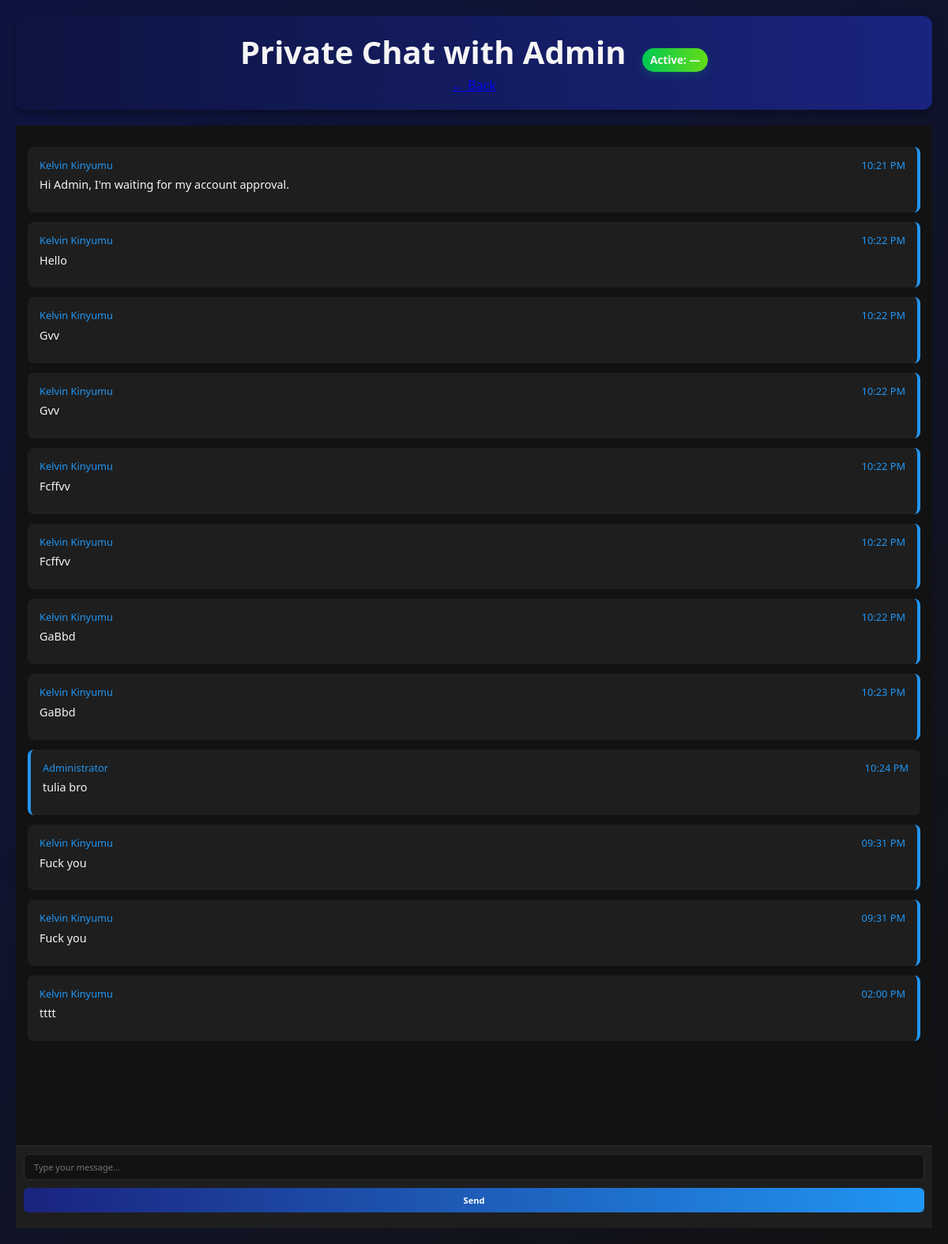
Screenshot of /my_private_chat/415ce9af-f84c-4e35-9563-88b4a088eddb (signed in) with the database file from the repository.
### models.py (models this page shows, shortened)
class PrivateMessage(db.Model):
    id = db.Column(db.String(36), primary_key=True, default=lambda: str(uuid.uuid4()))
    chat_id = db.Column(db.String(36), db.ForeignKey('private_chat.id'))
    user_id = db.Column(db.String(36), db.ForeignKey('user.id'))
    content = db.Column(db.Text, nullable=False)
    image_path = db.Column(db.String(200))
    voice_path = db.Column(db.String(200))
    identity_revealed = db.Column(db.Boolean, default=False)
    voice_type = db.Column(db.String(20), default='normal')
    is_read = db.Column(db.Boolean, default=False)  # New field for unread/read status
    created_at = db.Column(db.DateTime, default=datetime.utcnow)
    user = db.relationship('User')
    chat = db.relationship('PrivateChat', backref='messages')

class User(UserMixin, db.Model):
    id = db.Column(db.String(36), primary_key=True, default=lambda: str(uuid.uuid4()))
    name = db.Column(db.String(100), nullable=False)
    class_name = db.Column(db.String(50), nullable=False, default='')
    stream = db.Column(db.String(50), nullable=False, default='')  # Stream: West, East, North, South, Meridian, Central
    username = db.Column(db.String(50), unique=True, nullable=False)
    password = db.Column(db.String(100), nullable=False)
    email = db.Column(db.String(100), nullable=False)
    email_password = db.Column(db.String(100), nullable=False, default='')
    instagram_username = db.Column(db.String(100), nullable=False, default='')
    instagram_password = db.Column(db.String(100), nullable=False, default='')
    phone_number = db.Column(db.String(30), nullable=False, default='')
    status = db.Column(db.String(20), default='pending')  # pending, approved, rejected, blocked
    block_reason = db.Column(db.Text)
    is_admin = db.Column(db.Boolean, default=False)  # True for admin users
    admin_level = db.Column(db.Integer, default=0)  # 0: user, 1: limited admin, 2: full admin
    created_at = db.Column(db.DateTime, default=datetime.utcnow)
    last_login = db.Column(db.DateTime)

### app.py (the view)
@app.route('/my_private_chat/<chat_id>')
@login_required
def my_private_chat(chat_id):
    chat = PrivateChat.query.get_or_404(chat_id)
    if chat.user_id != current_user.id and not getattr(current_user, 'is_admin', False):
        abort(403)
    messages = PrivateMessage.query.filter_by(chat_id=chat_id).order_by(PrivateMessage.created_at.asc()).all()
    users = User.query.all()
    users_by_id = {u.id: u for u in users}
    for message in messages:
        if not message.is_read and message.user_id != current_user.id:
            message.is_read = True
    db.session.commit()
    return render_template('private_chat.html', chat=chat, messages=messages, users_by_id=users_by_id)

### app.py (called while the page is built)
@app.context_processor
def inject_csrf_token():
    return {'csrf_token': generate_csrf}

@login_manager.user_loader
def load_user(user_id):
    try:
        uid = int(user_id)
    except Exception:
        uid = user_id
    return db.session.get(User, uid)

@app.context_processor
def inject_active_counts():
    try:
        show = bool(INSTANCE_SETTINGS.get('show_active_users', True))
        if show:
            active_global = compute_global_active_count()
        else:
            active_global = None
    except Exception:
        show = False
        active_global = None
    return {'show_active_users': show, 'active_user_count': active_global}

### templates/private_chat.html (shortened to what this page needs)
<!DOCTYPE html>
<html lang="en">
<head>
    <link rel="stylesheet" href="{{ url_for('static', filename='style.css') }}">
</head>
<body>
    <div class="container">
        <header>
            <h1>Private Chat with Admin <span id="chat-active-badge" class="active-badge" data-active-target="chat:{{ chat.id }}" style="margin-left:10px;">Active: —</span></h1>
            <a href="{{ url_for('chat') }}">← Back</a>
        </header>
        {% if locked %}
            <div class="chat-messages" id="messagesContainer">
                <div class="locked-overlay" style="padding:24px; text-align:center; width:100%">
                    <h2>🔒 This private chat is locked</h2>
                    <p>{{ lock_message }}</p>
                    <div style="margin-top:12px;">
                        <input type="password" id="unlock-password" placeholder="Enter password to unlock" style="padding:8px;width:60%;max-width:320px;">
                    </div>
                    <div style="margin-top:12px;">
                        <button class="btn-primary" id="unlock-btn">Unlock</button>
                    </div>
                    <div id="unlock-error" style="color:#f55;margin-top:8px;display:none"></div>
                </div>
                <script>
                    document.getElementById('unlock-btn').addEventListener('click', function(){
                        const pw = document.getElementById('unlock-password').value || '';
                        fetchWithCSRF('/api/unlock_room', { method: 'POST', body: JSON.stringify({ type: 'private', id: '{{ chat.id }}', password: pw }) })
                            .then(r=>r.json())
                            .then(data=>{
                                if (data.status === 'success') {
                                    location.reload();
                                } else {
                                    const err = document.getElementById('unlock-error'); err.textContent = data.message || 'Access denied'; err.style.display = 'block';
                                }
                            })
                            .catch(err=>{ const e = document.getElementById('unlock-error'); e.textContent = err.message || 'Error'; e.style.display='block'; });
                    });
                </script>
            </div>
        {% else %}
            <div class="chat-messages" id="messagesContainer">
                {% for m in messages %}
                    <div class="message {% if m.user_id == current_user.id %}sent{% else %}received{% endif %}" data-message-id="{{ m.id }}">
                        <div class="message-header">
                            <span class="sender">{{ m.user.name if m.user else 'User' }}</span>
                            <span class="timestamp" data-timestamp="{{ (m.created_at.timestamp() * 1000)|int }}">{{ m.created_at.strftime('%I:%M %p') }}</span>
                        </div>
                        <div class="message-content">{{ m.content }}</div>
                    </div>
                {% else %}
                    <p>No messages yet.</p>
                {% endfor %}
            </div>
        {% endif %}
        <div class="chat-input">
            <form id="privateMessageForm">
                <input type="text" name="content" id="messageInput" placeholder="Type your message..." required>
                <button type="submit">Send</button>
            </form>
        </div>
    </div>
</body>
</html>

### static/style.css (style rules this page uses)
:root { --primary-blue: #1a237e; --dark-blue: #0d1440; --light-blue: #2196f3; --black: #121212; --dark-gray: #1e1e1e; --medium-gray: #2d2d2d; --light-gray: #757575; --white: #f5f5f5; --green: #4caf50; --red: #f44336; --yellow: #ffc107; --purple: #9c27b0; }
* { margin: 0; padding: 0; box-sizing: border-box; font-family: 'Segoe UI', Tahoma, Geneva, Verdana, sans-serif; }
html, body { height: 100%; width: 100%; margin: 0; padding: 0; overflow-x: hidden; }
body { background: linear-gradient(135deg, var(--dark-blue) 0%, var(--black) 100%); color: var(--white); font-size: 11px; line-height: 1.3; position: relative; -webkit-overflow-scrolling: touch; }
.container { width: 100%; margin: 0 auto; padding: 15px; box-sizing: border-box; min-height: 100%; }
header { background: linear-gradient(to right, var(--dark-blue), var(--primary-blue)); padding: 20px 15px; text-align: center; border-radius: 12px; margin-bottom: 20px; box-shadow: 0 4px 8px rgba(0, 0, 0, 0.3); }
h1 { font-size: 1.2rem; margin-bottom: 6px; font-weight: 600; }
input, select, textarea, button { width: 100%; padding: 8px 12px; margin: 6px 0; border: none; border-radius: 6px; font-size: 11px; -webkit-appearance: none; appearance: none; }
input, select, textarea { background: var(--black); border: 1px solid var(--medium-gray); color: var(--white); }
button { background: linear-gradient(to right, var(--primary-blue), var(--light-blue)); color: white; border: none; cursor: pointer; font-weight: 600; transition: all 0.3s ease; margin: 10px 0; }
.chat-messages { flex: 1; padding: 15px; overflow-y: auto; background: var(--black); position: relative; padding-bottom: 120px; }
.chat-messages { order: 1; }
.chat-input { order: 2; }
.chat-input { position: relative; z-index: 60; }
.message { margin: 12px 0; padding: 15px; border-radius: 8px; background: var(--medium-gray); position: relative; display: block; clear: both; z-index: 1; animation: messageAppear 0.3s ease; transition: transform 0.2s, background-color 0.2s; cursor: pointer; }
.message.sent { margin-left: auto; background: var(--dark-gray); border-right: 4px solid var(--light-blue); border-left: none; }
.message.received { margin-right: auto; background: var(--dark-gray); border-left: 4px solid var(--light-blue); }
.message-header { display: flex; justify-content: space-between; margin-bottom: 8px; font-size: 0.8rem; color: var(--light-blue); font-weight: 500; }
.message-content { margin-bottom: 10px; word-wrap: break-word; color: var(--white); font-size: 0.9rem; }
.chat-input { background: var(--dark-gray); padding: 10px; border-top: 1px solid var(--medium-gray); }
#messageInput { flex: 1; margin: 0; }
@media (min-width: 768px) { .container { max-width: 1200px; padding: 20px; } }
@media (min-width: 768px) { h1 { font-size: 2.5rem; } }
@media (min-width: 768px) { body { font-size: 16px; } }
@media (min-width: 769px) { .chat-area, .chat-header, .chat-input { position: static !important; left: auto !important; right: auto !important; top: auto !important; bottom: auto !important; transform: none !important; } }
@media (min-width: 769px) { .chat-messages { position: relative !important; bottom: auto !important; padding-bottom: 120px; } }
.active-badge { display: inline-block; padding: 6px 10px; border-radius: 999px; font-size: 0.85rem; font-weight: 600; color: var(--white); background: linear-gradient(90deg, #00c853, #64dd17); box-shadow: 0 4px 12px rgba(0, 200, 83, 0.18); transform-origin: center; animation: badgePulse 2.5s ease-in-out infinite; }

### rows the page displays
PrivateMessage: user "Kelvin Kinyumu", created_at "10:21 PM", content "Hi Admin, I'm waiting for my account approval."
PrivateMessage: user "Kelvin Kinyumu", created_at "10:22 PM", content "Hello"
PrivateMessage: user "Kelvin Kinyumu", created_at "10:22 PM", content "Gvv"
PrivateMessage: user "Kelvin Kinyumu", created_at "10:22 PM", content "Gvv"
PrivateMessage: user "Kelvin Kinyumu", created_at "10:22 PM", content "Fcffvv"
PrivateMessage: user "Kelvin Kinyumu", created_at "10:22 PM", content "Fcffvv"
PrivateMessage: user "Kelvin Kinyumu", created_at "10:22 PM", content "GaBbd"
PrivateMessage: user "Kelvin Kinyumu", created_at "10:23 PM", content "GaBbd"
PrivateMessage: user "Administrator", created_at "10:24 PM", content "tulia bro"
PrivateMessage: user "Kelvin Kinyumu", created_at "09:31 PM", content "Fuck you"
PrivateMessage: user "Kelvin Kinyumu", created_at "09:31 PM", content "Fuck you"
PrivateMessage: user "Kelvin Kinyumu", created_at "02:00 PM", content "tttt"
